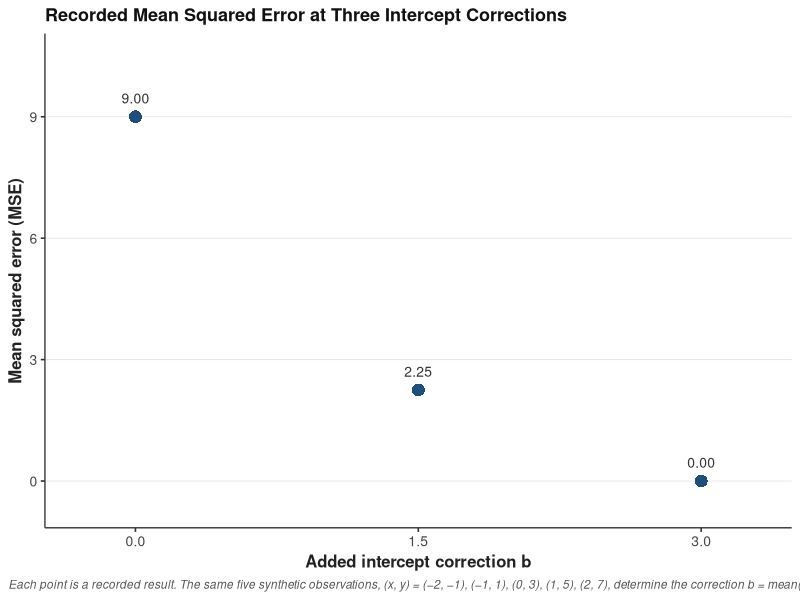

Here is the R script that generated this plot:
library(ggplot2)

# Recorded results only; no interpolation or extra measurements
df <- data.frame(
  b   = c(0, 1.5, 3),
  mse = c(9, 2.25, 0)
)

p <- ggplot(df, aes(x = b, y = mse)) +
  geom_point(shape = 16, size = 4, colour = "#1F4E79") +
  geom_text(aes(label = sprintf("%.2f", mse)),
            vjust = -1.2, size = 10 / .pt, colour = "#333333",
            family = "sans") +
  scale_x_continuous(breaks = c(0, 1.5, 3), limits = c(-0.3, 3.3)) +
  scale_y_continuous(breaks = c(0, 3, 6, 9), limits = c(-0.6, 10.5)) +
  labs(
    title   = "Recorded Mean Squared Error at Three Intercept Corrections",
    x       = "Added intercept correction b",
    y       = "Mean squared error (MSE)",
    caption = paste(
      "Each point is a recorded result. The same five synthetic observations,",
      "(x, y) = (\u22122, \u22121), (\u22121, 1), (0, 3), (1, 5), (2, 7), determine the correction",
      "b = mean(y \u2212 2x) = 3 and also evaluate it. The plot therefore shows finite",
      "arithmetic on these observations, not predictive generalization. No held-out",
      "data, fitted curve, or uncertainty interval is shown."
    )
  ) +
  theme_classic(base_size = 12) +
  theme(
    plot.title         = element_text(size = 13, face = "bold", colour = "#111111",
                                     hjust = 0, family = "sans"),
    plot.caption       = element_text(size = 8.5, face = "italic", colour = "#555555",
                                      hjust = 0, family = "sans",
                                      lineheight = 1.0),
    plot.caption.position = "plot",
    axis.title         = element_text(size = 12, face = "bold", colour = "#222222",
                                     family = "sans"),
    axis.text          = element_text(size = 10, colour = "#444444", family = "sans"),
    axis.line          = element_line(linewidth = 0.5, colour = "#444444"),
    panel.background   = element_rect(fill = "#FFFFFF", colour = NA),
    plot.background    = element_rect(fill = "#FFFFFF", colour = NA),
    panel.grid.major.y = element_line(linewidth = 0.3, colour = "#E5E5E5"),
    panel.grid.major.x = element_blank(),
    panel.grid.minor   = element_blank(),
    panel.border       = element_blank(),
    legend.position    = "none"
  )

p
